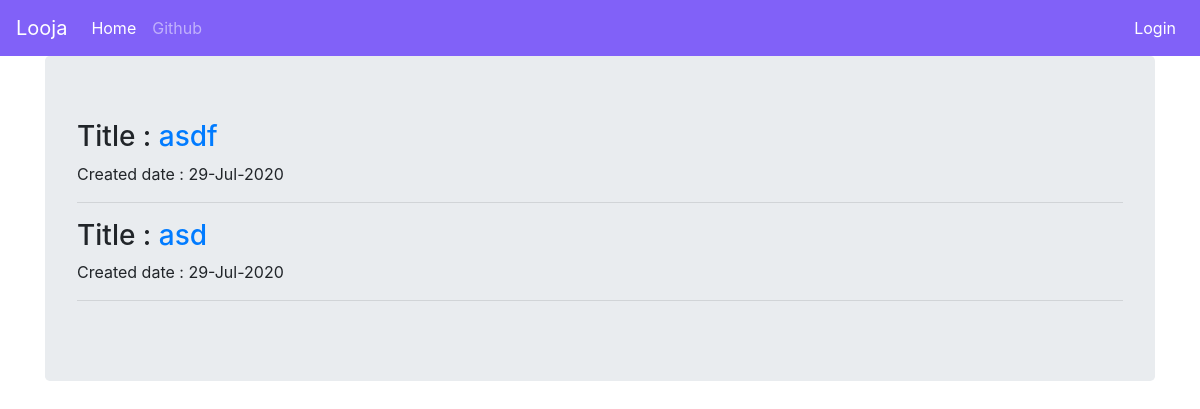
Screenshot of /post/draft/ with the database file from the repository.
### blog_app/models.py (models this page shows, shortened)
class Post(models.Model):
    author = models.ForeignKey('auth.user', on_delete=models.CASCADE)
    title = models.CharField(max_length=256)
    text = models.TextField()
    created_date = models.DateTimeField(default=timezone.now())
    published_date = models.DateTimeField(blank=True, null=True)

### blog_app/views.py (the view)
# urls.py: url(r'^post/draft/$', views.DraftListView.as_view(), name='post_draft_list'),
class DraftListView(ListView, LoginRequiredMixin):
    model = Post
    def get_queryset(self):
        return Post.objects.filter( published_date__isnull=True).order_by('created_date')

### blog_app/templates/blog_app/post_list.html (shortened to what this page needs)
{% extends 'base.html' %}
{% block body_block %}
    {% for post in post_list %}
        <h3> Title : <a href="{% url 'post_detail' pk=post.pk %}"> {{ post.title }} </a> </h3>
        {% if post.published_date %}
            <p> Published Date : {{post.published_date|date:"d-M-Y"}} </p>
            <p><a href="{% url 'post_detail' pk=post.pk %}"> Comment Count : {{ post.approve_comments.count }}</a></p>
        {% else %}
             <p> Created date :  {{post.created_date|date:"d-M-Y"}} </p>
        {% endif %}
        <hr>
    {% endfor %}
{% endblock %}

### rows the page displays
Post: title "asdf", created_date "29-Jul-2020"
Post: title "asd", created_date "29-Jul-2020"
